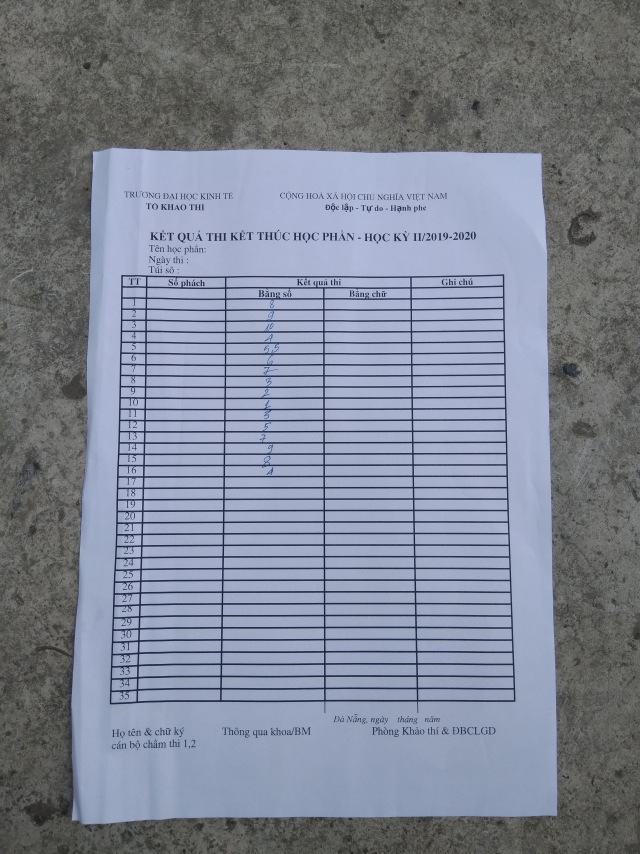
#> input picture assets/test/digits.jpg, 1920 x 2560 px, found by its file name (shown at 1/3 size)
$ python python_work.py
#> lines starting #> are read from the running program, lines starting #| are printed output that depends on the picture; after the words box and inside, x2 and y2 are one past the last pixel; in counts of white or black regions, pixels touching at a corner belong together
### cv_utils.py
import cv2
import os
import numpy as np

DEBUG = False


def set_debug(debug):
    global DEBUG
    DEBUG = debug


# [20 lines left out: functions wider_than, move_bounding_rect, concatenate_bounding_rects, not called in this run]


def get_bounding_rect_content(img, bounding_rect):
    x, y, w, h = bounding_rect
    return img[y:y+h, x:x+w]


def get_contour_area_from_img(img, contour):
    return get_bounding_rect_content(img, cv2.boundingRect(contour))


def get_rotated_image_from_contour(img, contour):
    """ Returns a rotated version of img based on cv2.minAreaRect of contour.

        First side, (i.e most left to top edge) is always "Width" from minAreaRect.
        If our width > height, we know we have the sheet rotated to the right.
        We need to shift our angle and width 90 degree in order to get the correct
        coordinates from cv2.boxPoints
    """
    rotated_rect = cv2.minAreaRect(contour)

    # Get the center x,y and width and height.
    x_center = int(rotated_rect[0][0])
    y_center = int(rotated_rect[0][1])
    width = int(rotated_rect[1][0])
    height = int(rotated_rect[1][1])
    angle_degrees = rotated_rect[2]

    if(width > height):
        temp_height = height
        height = width
        width = temp_height
        angle_degrees = 90 + angle_degrees

    # Reassign rotated rect with updated values
    rotated_rect = ((x_center, y_center), (width, height), angle_degrees)
    # Find the 4 (x,y) coordinates for the rotated rectangle, order: bl, tl,tr, br
    rect_box_points = cv2.boxPoints(rotated_rect)

    img_debug_contour = img.copy()
    cv2.drawContours(img_debug_contour, [contour], 0, (0, 0, 255), 3)
    show_window('biggest_contour', img_debug_contour)

    img_debug = img.copy()
    cv2.drawContours(img_debug, [np.int0(rect_box_points)], 0, (0, 0, 255), 3)
    show_window('min_area_rect_original_image', img_debug)

    # Prepare for rotation transformation
    src_pts = rect_box_points.astype("float32")
    dst_pts = np.array([
        [0, height-1],  # Bottom Left
        [0, 0],  # Top Left
        [width-1, 0],  # Top Right
    ], dtype="float32")

    # Affine rotation transformation
    ROTATION_MAT = cv2.getAffineTransform(src_pts[:3], dst_pts)
    return cv2.warpAffine(
        img, ROTATION_MAT, (width, height))


# [56 lines left out: functions get_com_shift, shift_by, draw_bounding_rects, get_external_contours, get_contours, __compareBoundingSize and 2 more, not called in this run]


def show_window(name, image, debug=False):
    cv2.imwrite("./assets/output/" + name + ".png", image)
    if debug or DEBUG:
        cv2.namedWindow(name, cv2.WINDOW_NORMAL)
        cv2.resizeWindow(name, (600, 600))
        cv2.imshow(name, image)
        cv2.waitKey(0)

### python_work.py
import cv2
import numpy as np
import cv_utils
from functools import cmp_to_key

import matplotlib.pyplot as plt
import tensorflow as tf
import argparse


img = cv2.imread('D:/Study/AI/Python/NhanDang/Main/digits.jpg',cv2.IMREAD_GRAYSCALE)
#> img: shape (2560, 1920); min 11, max 216, mean 132

# [5 lines of commented-out code are left out]


def get_adaptive_binary_image(img):
    # img_gray = cv2.cvtColor(img, cv2.COLOR_BGR2GRAY)
    #img = (cv2.GaussianBlurimg, (5, 5), 0)
    ret, th1 = cv2.threshold(img, 127, 255, cv2.THRESH_BINARY_INV)
    return cv2.adaptiveThreshold(img, 255, cv2.ADAPTIVE_THRESH_GAUSSIAN_C, cv2.THRESH_BINARY_INV, 7,10)

# img_binary = get_adaptive_binary_image(img)
# cv2.imshow('image', img_binary)
# cv2.waitKey(0)

# [5 lines left out: function resize, not called in this run]


def resize_to_right_ratio(img, interpolation=cv2.INTER_LINEAR, width=695):
    ratio_width = width / img.shape[1]
    # Resize
    return cv2.resize(img, None, fx=ratio_width, fy=ratio_width, interpolation=interpolation)


def get_rotated_yatzy_sheet(img, img_binary):
    # Find the biggest outer contour to locate the Yatzy Sheet. We use RETR_EXTERNAL and discard nested contours.
    contours = get_external_contours(img_binary)
    biggest_contour = get_biggest_intensity_contour(contours)

    img_raw_yatzy_sheet = cv_utils.get_rotated_image_from_contour(img, biggest_contour)

    img_raw_yatzy_sheet = resize_to_right_ratio(img_raw_yatzy_sheet)
    img_binary_sheet_rotated = get_adaptive_binary_image(img_raw_yatzy_sheet)

    return img_binary_sheet_rotated


# [41 lines left out: function get_rotated_image_from_contour, not called in this run]


def get_biggest_intensity_contour(contours):
    sorted_contours = sorted(contours, key=cv2.contourArea, reverse=True)
    biggest_contour = sorted_contours[0]
    return biggest_contour


def get_external_contours(img_binary):
    """ Utilize OpenCV findContours function """
    contours, _ = cv2.findContours(img_binary, cv2.RETR_EXTERNAL, cv2.CHAIN_APPROX_SIMPLE)[-2:]
    return contours


# [274 lines left out: functions get_yatzy_grid, draw_lines, merge_nearby_lines, merge_lines, get_merged_line, __should_merge_lines and 4 more, not called in this run]

def generate_yatzy_sheet(img, num_rows_in_grid=19, max_num_cols=20):
    img = resize_to_right_ratio(img)
    # Step 1
    img_adaptive_binary = get_adaptive_binary_image(img)

    cv_utils.show_window('img_adaptive_binary', img_adaptive_binary)

    # Step2 and 3, Find the biggest contour and rotate it
    img_yatzy_sheet, img_binary_yatzy_sheet = get_rotated_yatzy_sheet(img, img_adaptive_binary)

    # Step 4, Get a painted grid with vertical / horizontal lines
    img_binary_grid, img_binary_only_numbers = get_yatzy_grid(img_binary_yatzy_sheet)

    # Step 5, Get every yatzy grid cell as a sorted bounding rect in order to later locate numbers to correct cell
    yatzy_cells_bounding_rects, grid_bounding_rect = get_yatzy_cells_bounding_rects(img_binary_grid, num_rows_in_grid, max_num_cols)

    # Get the area of the yatzy grid from different versions of raw img
    img_binary_only_numbers = cv_utils.get_bounding_rect_content(img_binary_only_numbers, grid_bounding_rect)
    img_binary_yatzy_sheet = cv_utils.get_bounding_rect_content(img_binary_yatzy_sheet, grid_bounding_rect)
    img_yatzy_sheet = cv_utils.get_bounding_rect_content(img_yatzy_sheet, grid_bounding_rect)

    return img_yatzy_sheet, img_binary_yatzy_sheet, img_binary_only_numbers, yatzy_cells_bounding_rects


# [8 lines of commented-out code are left out]
img_generate_sheet = generate_yatzy_sheet(img)
#> in get_adaptive_binary_image, `ret, th1 = cv2.threshold(img, 127, 255, cv2.THRESH_BINARY_INV)`:
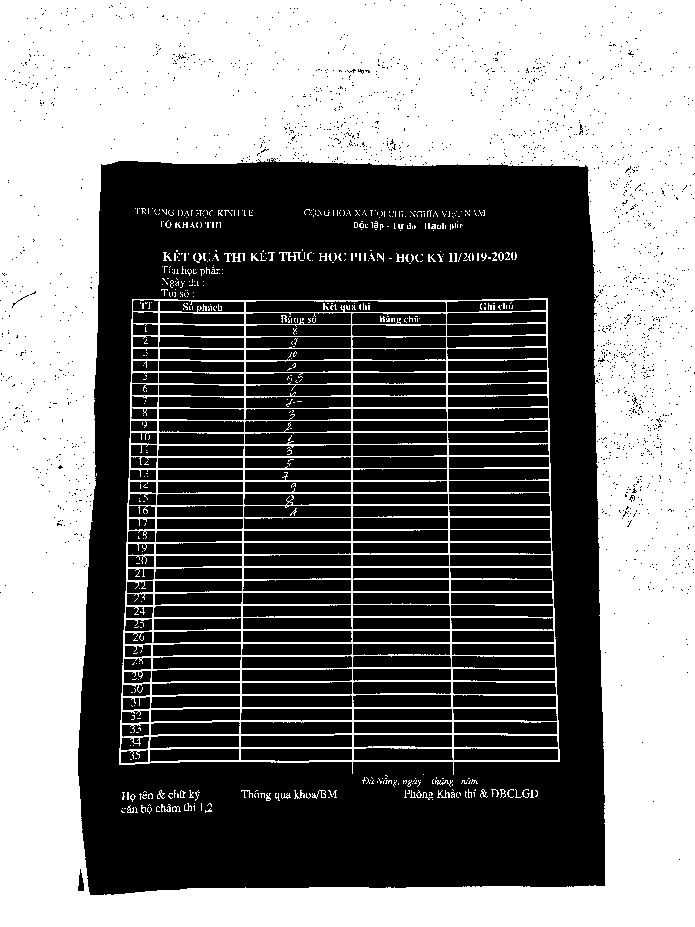
#> th1: shape (927, 695); 48.4% white; 546 white regions (503 under 20 px), largest, box (x1, y1, x2, y2) and area: (0, 0, 695, 927) 274036, (119, 298, 560, 775) 33468, (279, 252, 304, 261) 94
#> in get_adaptive_binary_image, `return cv2.adaptiveThreshold(img, 255, cv2.ADAPTIVE_THRESH_GAUSSIAN_C,..`:
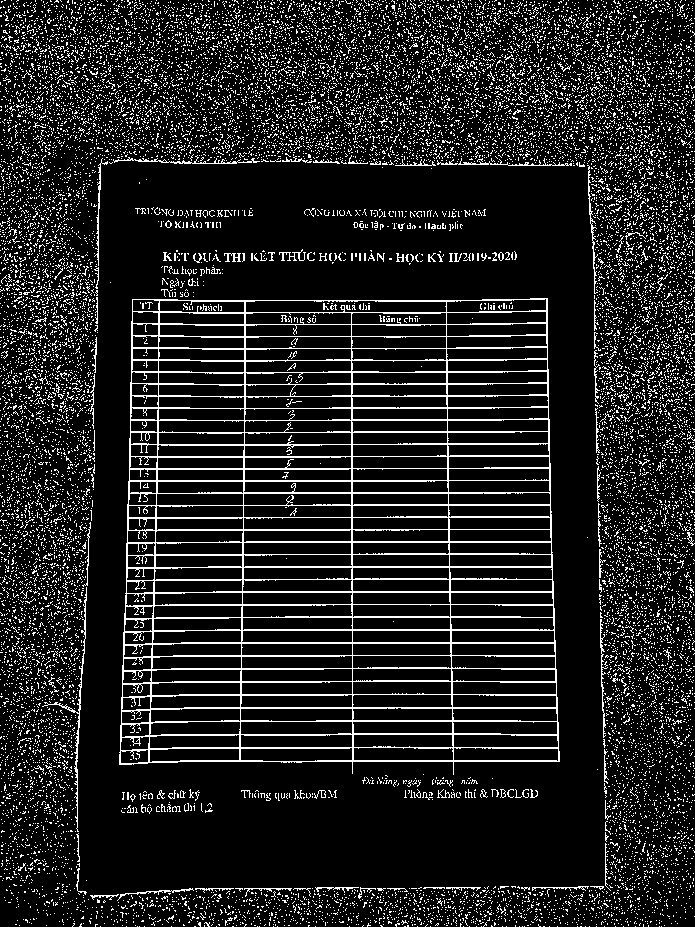
#> returned value: shape (927, 695); 12.7% white in thin lines or dots
#> in get_external_contours, `contours, _ = cv2.findContours(img_binary, cv2.RETR_EXTERNAL, cv2.CHAI..`: contours = 17072 contours, 17040 with area under 20; largest, box (x1, y1, x2, y2) and area: (119, 298, 560, 775) 196266, (42, 587, 87, 832) 214, (113, 155, 260, 164) 114, (437, 158, 572, 166) 97, (587, 165, 598, 294) 89
#> in get_biggest_intensity_contour, `sorted_contours = sorted(contours, key=cv2.contourArea, reverse=True)`: sorted_contours has the same summary as contours in get_external_contours
#> in get_biggest_intensity_contour, `biggest_contour = sorted_contours[0]`: biggest_contour = contour of 104 points, box (x1, y1, x2, y2) (119, 298, 560, 775), area 196266
#> in get_rotated_image_from_contour, `rotated_rect = cv2.minAreaRect(contour)`: rotated_rect = ((338.4, 536.4), (440, 475.8), -0.144)
#> in get_rotated_image_from_contour, `x_center = int(rotated_rect[0][0])`: x_center = 338
#> in get_rotated_image_from_contour, `y_center = int(rotated_rect[0][1])`: y_center = 536
#> in get_rotated_image_from_contour, `width = int(rotated_rect[1][0])`: width = 440
#> in get_rotated_image_from_contour, `height = int(rotated_rect[1][1])`: height = 475
#> in get_rotated_image_from_contour, `angle_degrees = rotated_rect[2]`: angle_degrees = -0.144
#> in get_rotated_image_from_contour, `rotated_rect = ((x_center, y_center), (width, height), angle_degrees)`: rotated_rect = ((338, 536), (440, 475), -0.144)
#> in get_rotated_image_from_contour, `rect_box_points = cv2.boxPoints(rotated_rect)`: rect_box_points = [[118.6, 774.1], [117.4, 299.1], [557.4, 297.9], [558.6, 772.9]]
#> in get_rotated_image_from_contour, `cv2.drawContours(img_debug_contour, [contour], 0, (0, 0, 255), 3)`:
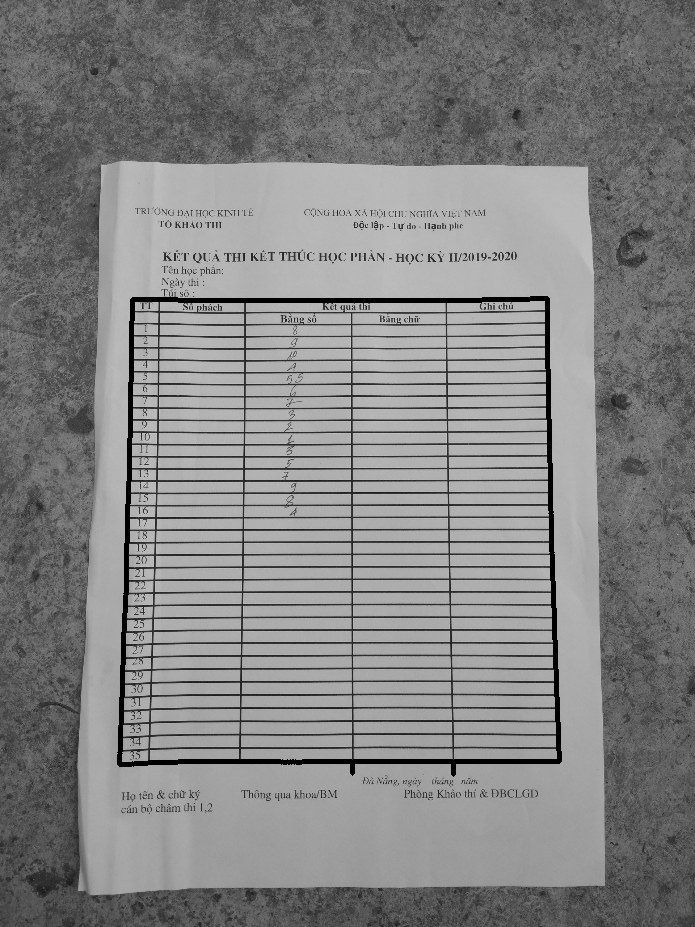
#> img_debug_contour: shape (927, 695); min 0, max 206, mean 130.1
#> in get_rotated_image_from_contour, `cv2.drawContours(img_debug, [np.int0(rect_box_points)], 0, (0, 0, 255)..`:
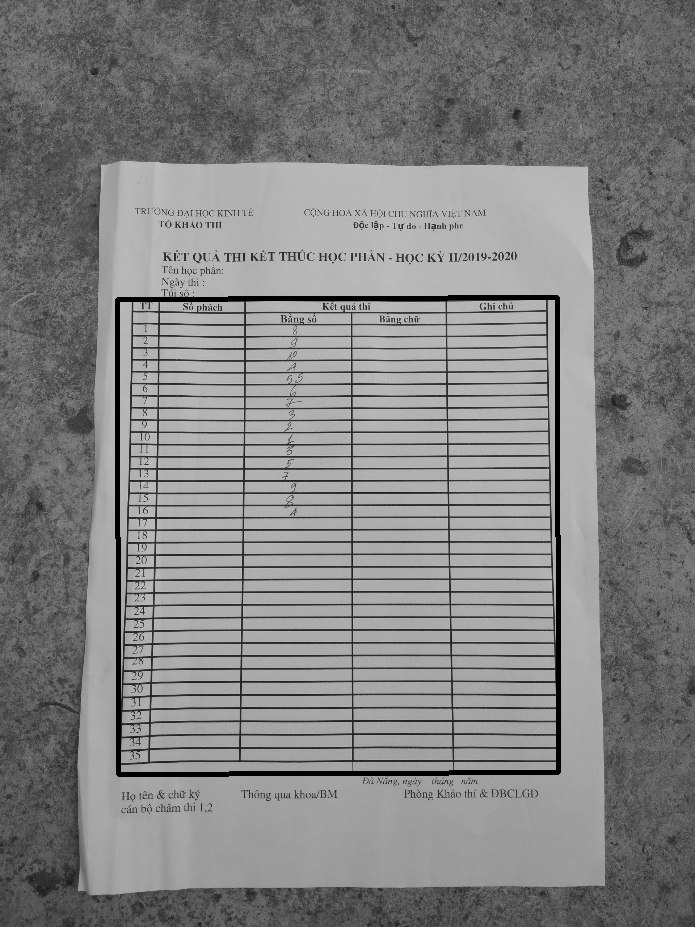
#> img_debug: shape (927, 695); min 0, max 206, mean 129.5
#> in get_rotated_image_from_contour, `src_pts = rect_box_points.astype("float32")`: src_pts has the same summary as rect_box_points
#> in get_rotated_image_from_contour, `dst_pts = np.array([ [0, height-1],  # Bottom Left [0, 0],  # Top Left..`: dst_pts = [[0, 474], [0, 0], [439, 0]]
#> in get_rotated_image_from_contour, `ROTATION_MAT = cv2.getAffineTransform(src_pts[:3], dst_pts)`: ROTATION_MAT = [[0.998, -0.00251, -116.4], [0.00251, 0.998, -298.7]]
#> call 2 of resize_to_right_ratio, with interpolation = 1, width = 695
#> in resize_to_right_ratio (call 2), `return cv2.resize(img, None, fx=ratio_width, fy=ratio_width, interpola..`:
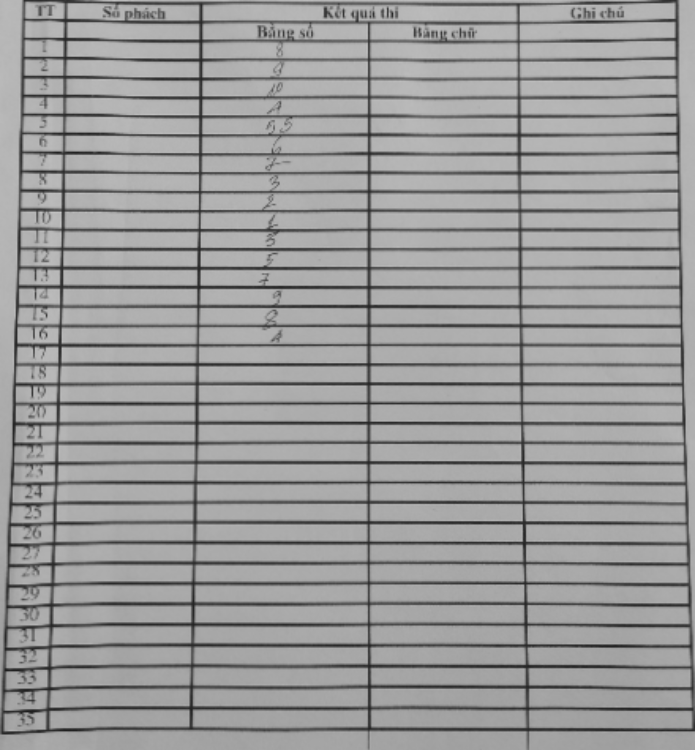
#> returned value: shape (750, 695); min 29, max 196, mean 154.4
#> in get_adaptive_binary_image (call 2), `ret, th1 = cv2.threshold(img, 127, 255, cv2.THRESH_BINARY_INV)`:
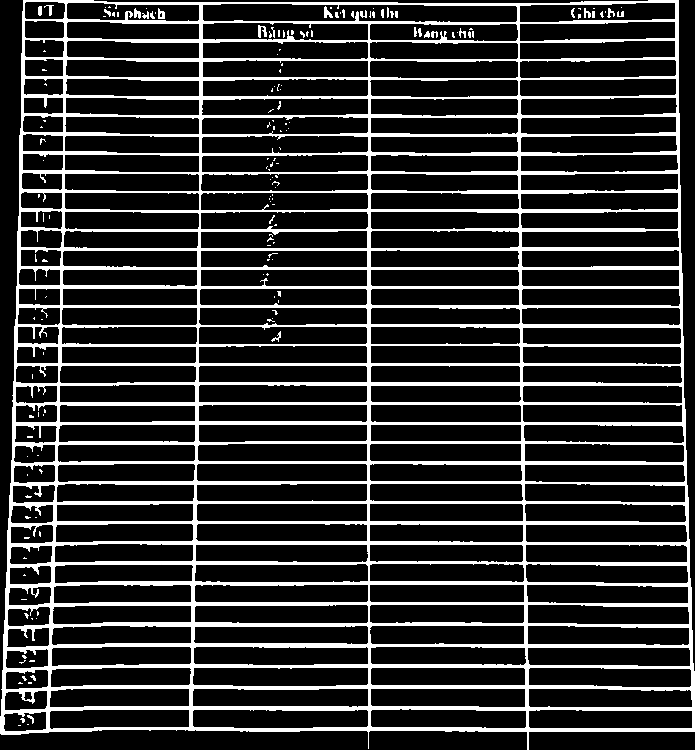
#> th1: shape (750, 695); 18.8% white; 163 white regions (135 under 20 px), largest, box (x1, y1, x2, y2) and area: (0, 0, 695, 750) 96270, (258, 25, 267, 38) 70, (324, 6, 333, 18) 59
#> in get_adaptive_binary_image (call 2), `return cv2.adaptiveThreshold(img, 255, cv2.ADAPTIVE_THRESH_GAUSSIAN_C,..`:
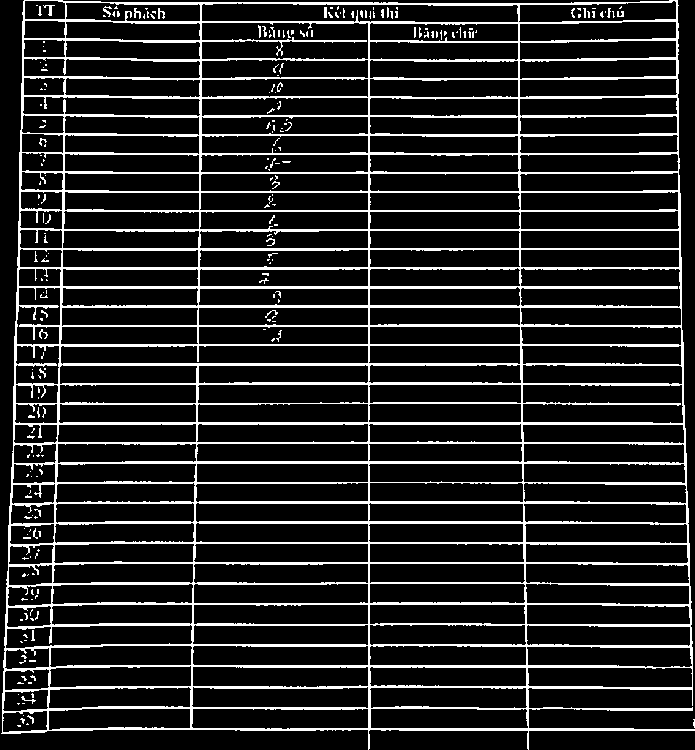
#> returned value: shape (750, 695); 14.2% white; 244 white regions (210 under 20 px), largest, box (x1, y1, x2, y2) and area: (1, 0, 695, 750) 71490, (43, 5, 55, 16) 46, (134, 8, 141, 19) 40
#> (the run stopped early here; a loop or call above may not have finished)
